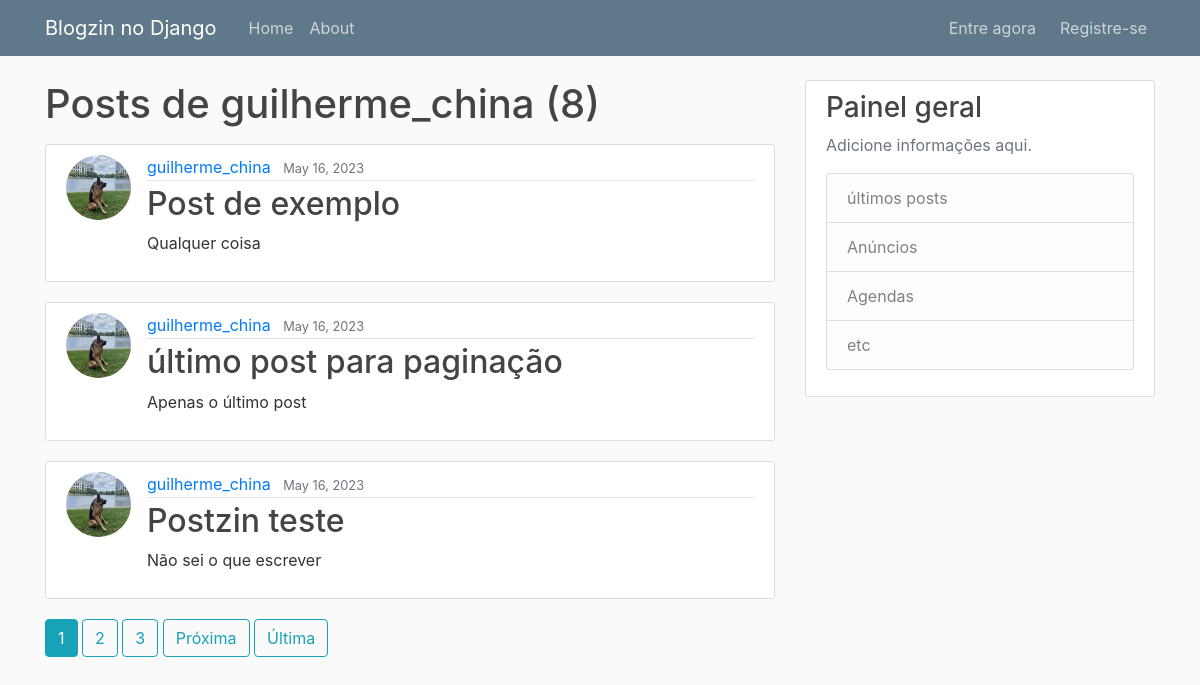
/user/guilherme_china, run on the app's committed database.
### blog/models.py (models this page shows, shortened)
class Post(models.Model):
    author = models.ForeignKey(to=User, on_delete=models.CASCADE) # se um usuário é deletado, todos os seus posts também são
    title = models.CharField(max_length=120, null=False, default='No title')
    content = models.TextField(null=False)
    date_posted = models.DateTimeField(default=timezone.now)

### users/models.py (models this page shows, shortened)
class Profile(models.Model):
     user = models.OneToOneField(to=User, on_delete=models.CASCADE) # campo que tem relacionamento de um para um com a tabela de usuário
     image = models.ImageField(default='default.jpg', upload_to='profile_pics')

### blog/views.py (the view)
# urls.py: path('user/<str:username>', view=UserPostListView.as_view(), name='user-posts')
class UserPostListView(ListView): # para ordenação de objetos
    model = Post # modelo que a view vai receber dados
    template_name = 'blog/user_post.html' # template que a classe vai usar
    context_object_name = 'posts' # é a variável que vai ser referenciada no template
    paginate_by = 3 # faz uma paginação
    def get_queryset(self): # função que pega o usuário associado ao nome passado na URL
        user = get_object_or_404(User, username=self.kwargs.get('username')) # kwargs nesse caso representa os parâmetro passados na URL
        "Se existe, retorna o usuário, senão, retorna 404"
        return Post.objects.filter(author=user).order_by('-date_posted') # por qual field deve ser ordenada a lista) # Filtrando os posts pelo usuário do link

### blog/templates/blog/user_post.html (shortened to what this page needs)
{% extends "blog/base.html" %}
{% block content %}
    <h1 class="mb-3">Posts de {{ view.kwargs.username }} ({{ page_obj.paginator.count }})</h1>
    {% for post in posts %}
        <article class="media content-section">
          <img class="rounded-circle article-img" src="{{ post.author.profile.image.url }}">
          <div class="media-body">
            <div class="article-metadata">
              <a class="mr-2" href="{% url 'user-posts' post.author.username %}">{{ post.author }}</a>
              <small class="text-muted">{{ post.date_posted|date:"F d, Y" }}</small>
            </div>
            <h2><a class="article-title" href="{% url 'post-detail' post.id %}">{{ post.title }}</a></h2>
            <p class="article-content">{{ post.content }}</p>
          </div>
        </article>
    {% endfor %}
    {% if is_paginated %}
      {% for num in page_obj.paginator.page_range %}
        {% if page_obj.number == num %}
          <a class="btn btn-info mb-4" href="?page={{ num }}">{{ num }}</a>
        {% elif num > page_obj.number|add:'-3' and num < page_obj.number|add:'3' %}
          <a class="btn btn-outline-info mb-4" href="?page={{ num }}">{{ num }}</a>
        {% endif %}
      {% endfor %}
      {% if page_obj.has_next %}
        <a class="btn btn-outline-info mb-4" href="?page={{ page_obj.next_page_number }}">Próxima</a>
        <a class="btn btn-outline-info mb-4" href="?page={{ page_obj.paginator.num_pages }}">Última</a>
      {% endif %}
    {% endif %}
{% endblock content %}

### blog/static/blog/main.css (style rules this page uses)
body { background: #fafafa; color: #333333; margin-top: 5rem; }
h1, h2, h3, h4, h5, h6 { color: #444444; }
.content-section { background: #ffffff; padding: 10px 20px; border: 1px solid #dddddd; border-radius: 3px; margin-bottom: 20px; }
.article-title { color: #444444; }
.article-content { white-space: pre-line; }
.article-img { height: 65px; width: 65px; margin-right: 16px; }
.article-metadata { padding-bottom: 1px; margin-bottom: 4px; border-bottom: 1px solid #e3e3e3 }

### data on the page
Post: author.profile.image (picture), author "guilherme_china", date_posted "May 16, 2023", title "Post de exemplo", content "Qualquer coisa"
Post: author.profile.image (picture), author "guilherme_china", date_posted "May 16, 2023", title "último post para paginação", content "Apenas o último post"
Post: author.profile.image (picture), author "guilherme_china", date_posted "May 16, 2023", title "Postzin teste", content "Não sei o que escrever"

### other printed values
{{ view.kwargs.username }} "guilherme_china"
{{ page_obj.paginator.count }} "8"
{{ num }} "1"
{{ num }} "2" "3"
